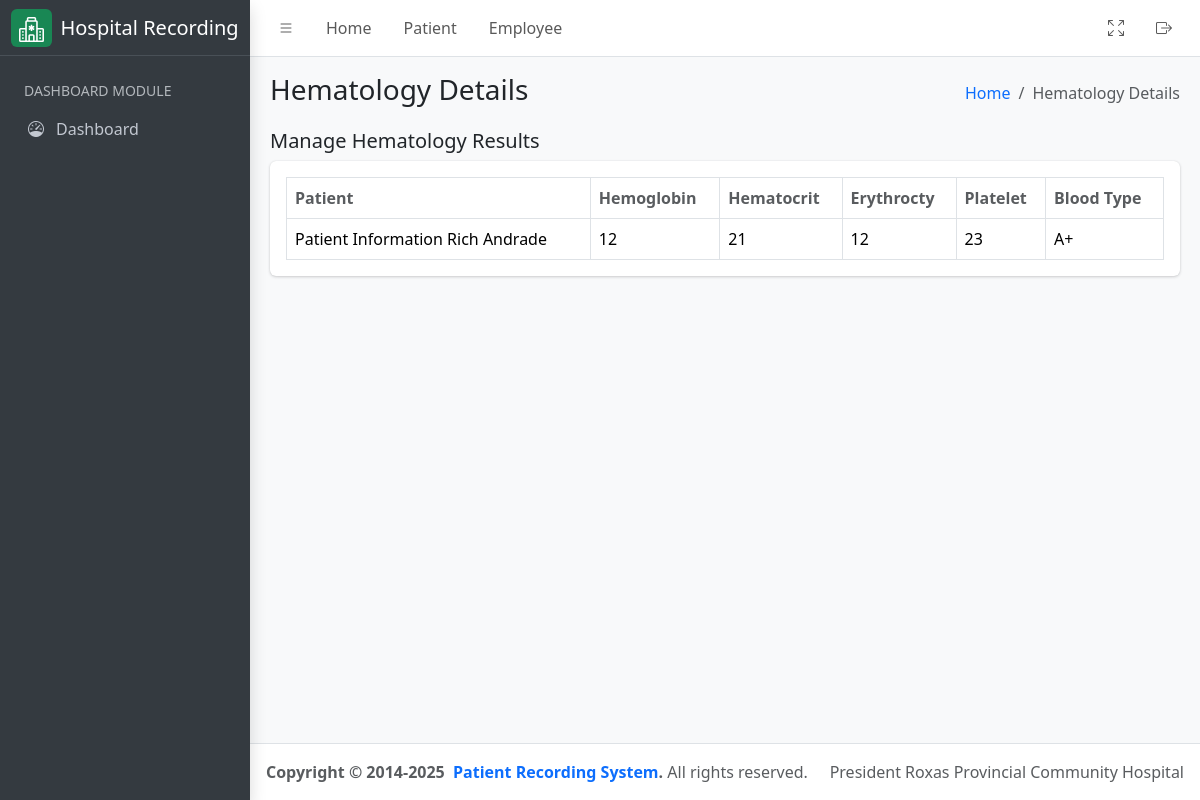
Page /laboratory/hematology/result on the earlier database version.
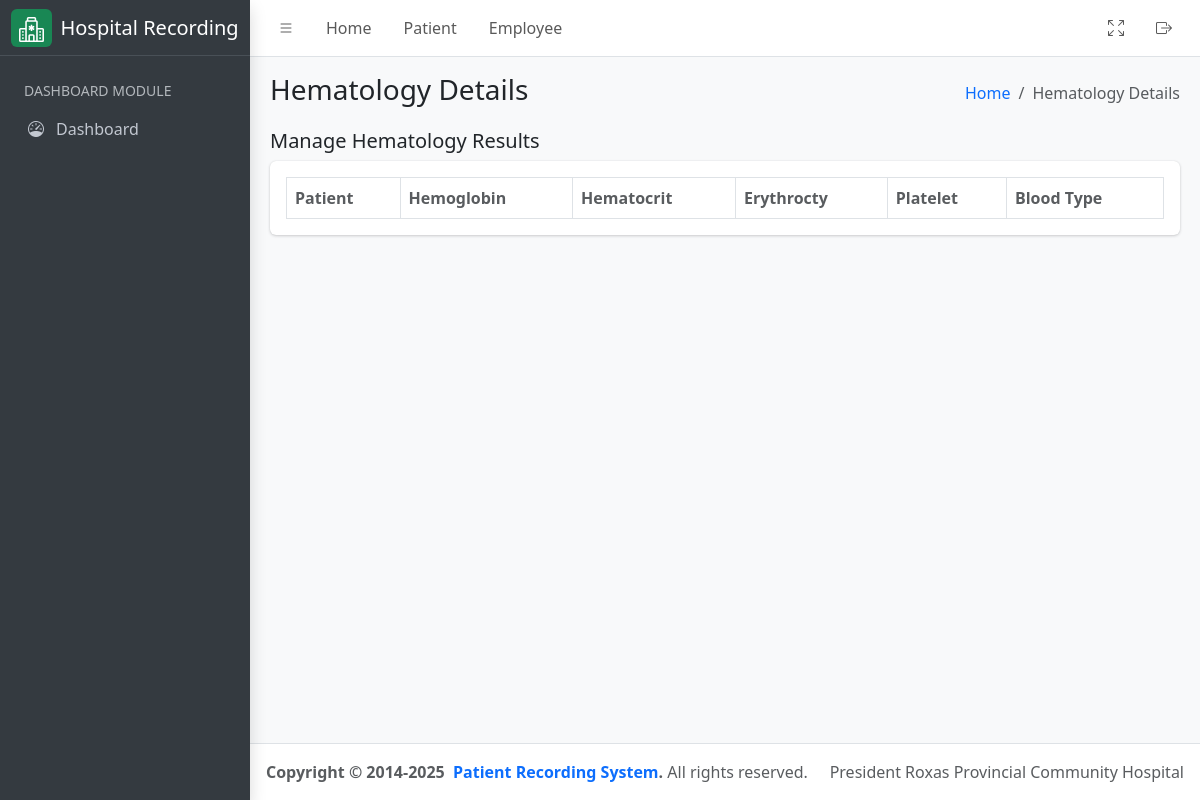
Same page on the later database version.
### hospital_app/models.py (models this page shows, shortened)
class Hematology(models.Model):
    BLOOD_TYPE_CHOICES = (
        ("A+", "A Positive"),
        ("A-", "A Negative"),
        ("B+", "B Positive"),
        ("B-", "B Negative"),
        ("AB+", "AB Positive"),
        ("AB-", "AB Negative"),
        ("O+", "O Positive"),
        ("O-", "O Negative"),
    )
    RH_TYPE_CHOICES = (
        ("+ (Positive)", "Positive"),
        ("- (Negative)", "Negative"),
    )
    patient = models.ForeignKey(
        Patient, on_delete=models.CASCADE, related_name="patient_hematology"
    )
    hemoglobin_mass_concentration = models.CharField(max_length=255)
    hematocrit = models.CharField(max_length=255)
    erythrocty_no_concentration = models.CharField(max_length=255)
    platelet = models.IntegerField()
    blood_type = models.CharField(max_length=255, choices=BLOOD_TYPE_CHOICES)
    rh_type = models.CharField(max_length=255, choices=RH_TYPE_CHOICES)
    leucocyte_no_concentration = models.FloatField()
    segmenters = models.CharField(max_length=255)
    lymphocytes = models.FloatField()
    monocytes = models.FloatField()
    eosinophils = models.FloatField()
    basophils = models.FloatField()
    re_test = models.BooleanField(default=False, help_text="Re-test Hematology")
    date = models.DateField(auto_now_add=True)
    assigned_pathologist = models.ForeignKey(
        CustomUser,
        related_name="assigned_pathologist",
        on_delete=models.CASCADE,
        null=True,
        blank=True,
        limit_choices_to={"groups__name": "Pathologist"},
    )
    assigned_technologist = models.ForeignKey(
        CustomUser,
        related_name="assigned_technologist",
        on_delete=models.CASCADE,
        null=True,
        blank=True,
        limit_choices_to={"groups__name": "Medical Technologist"},
    )
    class Meta:
        verbose_name = "Hematology"
        verbose_name_plural = "Hematology"
        db_table = "hematology"
        ordering = ("date",)

class Patient(models.Model):
    firstname = models.CharField(max_length=255)
    middlename = models.CharField(max_length=255, null=False, blank=True)
    lastname = models.CharField(max_length=255)
    age = models.PositiveIntegerField()
    sex = models.CharField(
        max_length=10, choices=(("Male", "Male"), ("Female", "Female"))
    )
    physician = models.ForeignKey(
        CustomUser,
        related_name="physician",
        limit_choices_to={"groups__name": "Physician"},
        on_delete=models.CASCADE,
    )
    room_number = models.PositiveIntegerField()
    sample_type = models.CharField(max_length=255)
    time_of_collection = models.TimeField()
    date_of_collection = models.DateField()
    sars_result = models.CharField(max_length=255)
    date = models.DateField(auto_now_add=True)
    assigned_pathologist = models.ForeignKey(
        CustomUser,
        related_name="patient_pathologist",
        on_delete=models.CASCADE,
        null=True,
        blank=True,
        limit_choices_to={"groups__name": "Pathologist"},
    )
    assigned_technologist = models.ForeignKey(
        CustomUser,
        related_name="patient_technologist",
        on_delete=models.CASCADE,
        null=True,
        blank=True,
        limit_choices_to={"groups__name": "Medical Technologist"},
    )
    patient_type = models.CharField(
        max_length=100,
        default="In Patient",
        choices=(
            ("In Patient", "In Patient"),
            ("Out Patient", "Out Patient"),
        ),
    )
    def get_full_name(self):
        return f"{self.firstname}  { self.middlename[0] + '.' if self.middlename else ''} {self.lastname}"
    def __str__(self) -> str:
        return f"Patient Information {self.get_full_name()}"
    class Meta:
        ordering = ("time_of_collection",)

### hospital_app/views.py (the view)
# urls.py: path('laboratory/hematology/result', HematologyView.as_view(), name="hematology_list"),
class HematologyView(ListView):
    template_name = "hematology.html"
    queryset = Hematology.objects.all()
    context_object_name = "results"
    def get_context_data(self, **kwargs):
        context = super().get_context_data(**kwargs)
        context["detail_header"] = "Hematology Details List"
        context["humberger_header"] = "Hematology Details"
        return context

### hospital_app/templatetags/group.py (called while the page is built)
@register.filter
def has_group(user, group_name):
    return user.groups.filter(name=group_name).exists()

### hospital_app/templates/hematology.html (shortened to what this page needs)
{% extends './includes/base.html' %}
{% load group %}
{% block content %}
<div class="container-fluid">
    <div class="row">
        <div class="col-md-12">
            <div class="d-flex justify-content-between align-items-center">
                <h5>Manage Hematology Results</h5>
            </div>
            <div class="card mb-4">
                <div class="card-body">
                    <table id="datatable" class="table table-bordered table-hover">
                        <thead>
                            <tr>
                                <th class="text-muted">Patient</th>
                                <th class="text-muted">Hemoglobin</th>
                                <th class="text-muted">Hematocrit</th>
                                <th class="text-muted">Erythrocty</th>
                                <th class="text-muted">Platelet</th>
                                <th class="text-muted">Blood Type</th>
                            </tr>
                        </thead>
                        <tbody>
                            {% for result in results %}
                            <tr>
                                <td>{{ result.patient }}</td>
                                <td>{{ result.hemoglobin_mass_concentration }}</td>
                                <td>{{ result.hematocrit }}</td>
                                <td>{{ result.erythrocty_no_concentration }}</td>
                                <td>{{ result.platelet }}</td>
                                <td>{{ result.blood_type }}</td>
                            </tr>
                            {% endfor %}
                        </tbody>
                    </table>
                </div>
            </div>
        </div>
    </div>
</div>
{% endblock %}

Differences in the rows shown:
removed Hematology: patient "Patient Information Rich Andrade", hemoglobin_mass_concentration "12", hematocrit "21", erythrocty_no_concentration "12", platelet "23", blood_type "A+"
